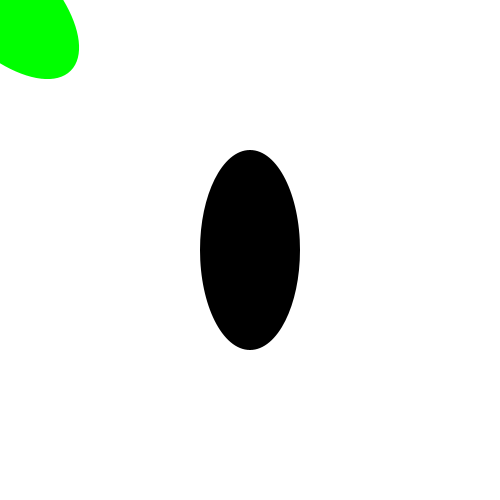
Frame 1 (no input)
Frame 60 (the mouse pressed at the canvas centre just before this capture): identical to frame 1, image omitted
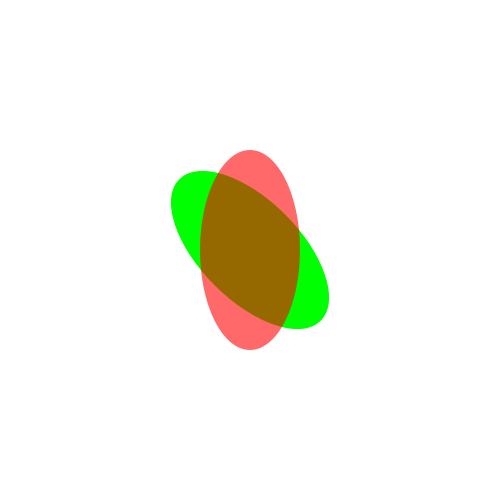
Frame 120 (the mouse held since frame 60 and released just before this capture)

The Processing sketch that drew these frames (run headless with seeded random() and noise(); from frame 60 on, the mouse is pressed at the canvas centre):

// Processing sketch: collision_ellipse_ellipse2
// ── collision_ellipse_ellipse2.pde
class Ellipse {
  float cx;
  float cy;
  float rw;
  float rh;
  float angle;
}
Ellipse e1;
Ellipse e2;
void setup() {
  size(500, 500);
  noStroke();
  e1 = new Ellipse();
  e1.cx = mouseX;
  e1.cy = mouseY;
  e1.rw = 100.0;
  e1.rh = 50.0;
  e1.angle = radians(45);
  e2 = new Ellipse();
  e2.cx = width/2;
  e2.cy = height/2;
  e2.rw = 50.0;
  e2.rh = 100.0;
}

void draw() {
  background(255);
  e1.cx = mouseX;
  e1.cy = mouseY;
  fill(0,255,0);
  pushMatrix();
  translate(e1.cx,e1.cy);
  rotate(e1.angle);
  ellipse(0, 0, e1.rw*2, e1.rh*2);
  popMatrix();
  if (collision(e1, e2)) {
      fill(255, 0, 0, 150);
  } else {
      fill(0);
  }
  ellipse(e2.cx, e2.cy, e2.rw*2, e2.rh*2);
}

boolean collision(Ellipse e1, Ellipse e2) {
  boolean hit = false;

  for (int i=0; i<360; i+=5) {
    float t = radians(i);
    
    // e1の境界点
    float[] points = getPoint(e1, t);
    float ex = points[0];
    float ey = points[1];

    // e2中心までの距離
    float dx = ex - e2.cx;
    float dy = ey - e2.cy;

    // e2の中に入っているかチェック
    if ((dx*dx)/(e2.rw*e2.rw) + (dy*dy)/(e2.rh*e2.rh) <= 1) {
      hit = true;
      break;
    }
  }

  return hit;
}

float[] getPoint(Ellipse e, float rad) {
  float[] points = new float[2];
  // 楕円（回転前）
  float x = e.rw * cos(rad);
  float y = e.rh * sin(rad);
  // 回転
  float xr = x * cos(e.angle) - y * sin(e.angle);
  float yr = x * sin(e.angle) + y * cos(e.angle);
  // 平行移動
  points[0] = e.cx + xr;
  points[1] = e.cy + yr;
  
  return points;
}
